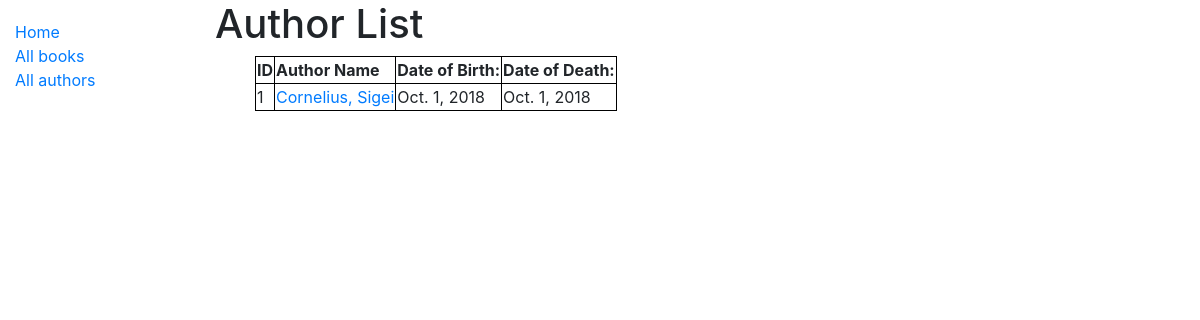
Screenshot of /catalog/authors/ with the database file from the repository.
### catalog/models.py (models this page shows)
class Author(models.Model):
    first_name = models.CharField(max_length=100)
    last_name = models.CharField(max_length=100)
    date_of_birth = models.DateField(null=True, blank=True)
    date_of_death = models.DateField('Died', null=True, blank=True)
    class Meta:
        ordering = ['last_name', 'first_name']
    def get_absolute_url(self):
        return reverse('author-detail', args=[str(self.id)])
    def __str__(self):
        return f'{self.last_name}, {self.first_name}'

### catalog/views.py (the view)
# urls.py: path('authors/', views.AuthorListView.as_view(), name='authors'),
class AuthorListView(generic.ListView):
    model = Author

### catalog/templates/catalog/author_list.html
{% extends "base_generic.html" %}
{% block content %}
    <h1>Author List</h1>
    {% if author_list %}
        <ul>
            {% for author in author_list %}
                <table>
                    <thead>
                    <tr >
                        <th style="border: 1px solid black">ID</th>
                        <th style="border: 1px solid black">Author Name</th>
                        <th style="border: 1px solid black">Date of Birth:</th>
                        <th style="border: 1px solid black">Date of Death:</th>
                    </tr >
                    </thead>
                    <tbody>
                    <tr >
                        <td style="border: 1px solid black">{{ author.id }}</td>
                        <td style="border: 1px solid black"><a href="{{ author.get_absolute_url }}">{{ author }}</a></td>
                        <td style="border: 1px solid black">{{ author.date_of_birth }}</td>
                        <td style="border: 1px solid black">{{ author.date_of_death }}</td>
                    </tr>
                    </tbody>
                </table>
            {% endfor %}
        </ul>
    {% else %}
        <p>There are no authors yet.</p>
    {% endif %}
{% endblock %}

### rows the page displays
Author: id "1", last_name+first_name "Cornelius, Sigei", date_of_birth "Oct. 1, 2018", date_of_death "Oct. 1, 2018"
